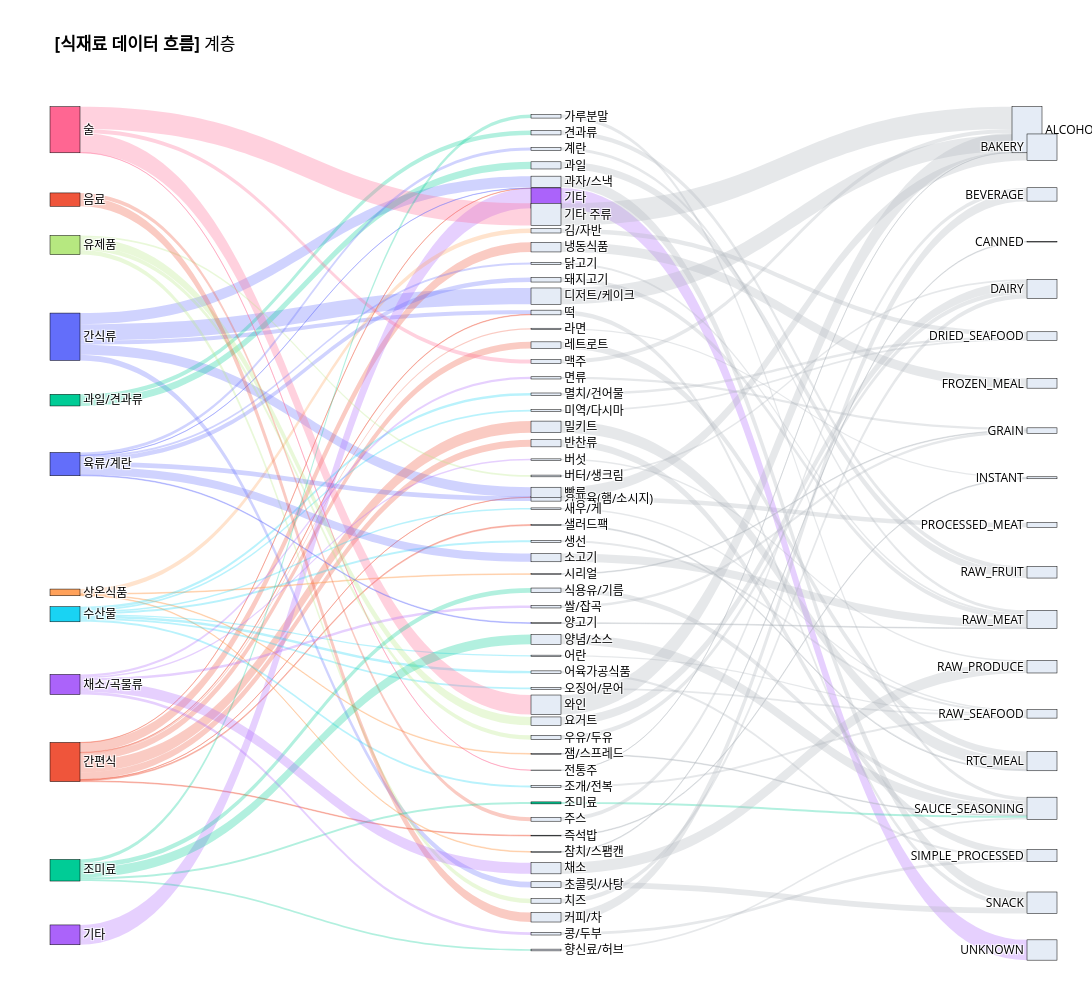

Notebook code for this chart:
### Markdown cell above
### Sankey Diagram 시각화

### Code cell
import plotly.graph_objects as go
import pandas as pd
import numpy as np

# 데이터 흐름 정의 (수직적 위계만 추출)
# 단계 1: 대분류 -> 중분류
l_flow1 = grocery_df.groupby(['category_large', 'category_medium']).size().reset_index(name='v')
# 단계 2: 중분류 -> 아이템 타입
l_flow2 = grocery_df.groupby(['category_medium', 'item_type']).size().reset_index(name='v')

# 노드 이름 고유화 및 인덱싱 (중복 방지를 위해 공백 개수를 다르게 설정)
# 대분류: 이름 + " " (공백 1개)
# 중분류: 이름 + "  " (공백 2개)
# 아이템: 이름 (공백 없음)
unique_l_large = [n + " " for n in sorted(grocery_df['category_large'].unique())]
unique_l_medium = [n + "  " for n in sorted(grocery_df['category_medium'].unique())]
unique_center = sorted(grocery_df['item_type'].unique())

all_nodes = unique_l_large + unique_l_medium + unique_center
node_map = {n: i for i, n in enumerate(all_nodes)}

# 링크 데이터 생성 (이름 겹침 방지 맵핑)
links = []

# 대분류(공백1) -> 중분류(공백2)
for _, r in l_flow1.iterrows():
    links.append({
        's': node_map[r['category_large'] + " "], 
        't': node_map[r['category_medium'] + "  "], 
        'v': r['v']
    })

# 중분류(공백2) -> 아이템 타입(공백0)
for _, r in l_flow2.iterrows():
    links.append({
        's': node_map[r['category_medium'] + "  "], 
        't': node_map[r['item_type']], 
        'v': r['v']
    })

links_df = pd.DataFrame(links)

# 색상 설정
colors = ['#636EFA', '#EF553B', '#00CC96', '#AB63FA', '#FFA15A', '#19D3F3', '#FF6692', '#B6E880']
large_cat_list = sorted(grocery_df['category_large'].unique())
color_map = {cat: colors[i % len(colors)] for i, cat in enumerate(large_cat_list)}

node_colors = []
for n in all_nodes:
    clean_n = n.strip()
    if clean_n in color_map:
        node_colors.append(color_map[clean_n])
    else:
        node_colors.append("#E5ECF6")

link_colors = []
for _, row in links_df.iterrows():
    src_node = all_nodes[row['s']].strip()
    base_color = color_map.get(src_node, "#ABB2B9")
    r, g, b = tuple(int(base_color.lstrip('#')[i:i+2], 16) for i in (0, 2, 4))
    link_colors.append(f"rgba({r}, {g}, {b}, 0.3)")

# 좌표 설정 (직사각형 형태 유지)
x_pos = [0.0]*len(unique_l_large) + [0.5]*len(unique_l_medium) + [1.0]*len(unique_center)

def get_y(n_list):
    if len(n_list) <= 1: return [0.5]
    return [i / (len(n_list) - 1) for i in range(len(n_list))]

y_pos = get_y(unique_l_large) + get_y(unique_l_medium) + get_y(unique_center)

# 시각화
fig = go.Figure(data=[go.Sankey(
    arrangement = "fixed", # 직사각형 고정
    node = dict(
        pad = 20,
        thickness = 30,
        label = [n.strip() for n in all_nodes],
        x = x_pos,
        y = y_pos,
        color = node_colors,
        line = dict(color = "black", width = 0.5)
    ),
    link = dict(
        source = links_df['s'],
        target = links_df['t'],
        value = links_df['v'],
        color = link_colors
    )
)])

fig.update_layout(
    title_text="<b>[식재료 데이터 흐름]</b> 계층 ",
    font=dict(size=12, color="black"),
    width=1600,
    height=1000,
    margin=dict(l=50, r=50, t=100, b=50),
    plot_bgcolor='white',
    paper_bgcolor='white'
)

fig.show()

### Figure 1 — Plotly figure (JSON) as saved in the notebook; plotly's stock layout.template omitted (floating-point values rounded to 4 significant figures)
{"data": [{"arrangement": "fixed", "link": {"color": ["rgba(99, 110, 250, 0.3)", "rgba(99, 110, 250, 0.3)", "rgba(99, 110, 250, 0.3)", "rgba(99, 110, 250, 0.3)", "rgba(99, 110, 250, 0.3)", "rgba(239, 85, 59, 0.3)", "rgba(239, 85, 59, 0.3)", "rgba(239, 85, 59, 0.3)", "rgba(239, 85, 59, 0.3)", "rgba(239, 85, 59, 0.3)", "rgba(239, 85, 59, 0.3)", "rgba(239, 85, 59, 0.3)", "rgba(239, 85, 59, 0.3)", "rgba(239, 85, 59, 0.3)", "rgba(239, 85, 59, 0.3)", "rgba(0, 204, 150, 0.3)", "rgba(0, 204, 150, 0.3)", "rgba(171, 99, 250, 0.3)", "rgba(255, 161, 90, 0.3)", "rgba(255, 161, 90, 0.3)", "rgba(255, 161, 90, 0.3)", "rgba(255, 161, 90, 0.3)", "rgba(25, 211, 243, 0.3)", "rgba(25, 211, 243, 0.3)", "rgba(25, 211, 243, 0.3)", "rgba(25, 211, 243, 0.3)", "rgba(25, 211, 243, 0.3)", "rgba(25, 211, 243, 0.3)", "rgba(25, 211, 243, 0.3)", "rgba(25, 211, 243, 0.3)", "rgba(255, 102, 146, 0.3)", "rgba(255, 102, 146, 0.3)", "rgba(255, 102, 146, 0.3)", "rgba(255, 102, 146, 0.3)", "rgba(182, 232, 128, 0.3)", "rgba(182, 232, 128, 0.3)", "rgba(182, 232, 128, 0.3)", "rgba(182, 232, 128, 0.3)", "rgba(99, 110, 250, 0.3)", "rgba(99, 110, 250, 0.3)", "rgba(99, 110, 250, 0.3)", "rgba(99, 110, 250, 0.3)", "rgba(99, 110, 250, 0.3)", "rgba(99, 110, 250, 0.3)", "rgba(99, 110, 250, 0.3)", "rgba(239, 85, 59, 0.3)", "rgba(239, 85, 59, 0.3)", "rgba(0, 204, 150, 0.3)", "rgba(0, 204, 150, 0.3)", "rgba(0, 204, 150, 0.3)", "rgba(0, 204, 150, 0.3)", "rgba(0, 204, 150, 0.3)", "rgba(171, 99, 250, 0.3)", "rgba(171, 99, 250, 0.3)", "rgba(171, 99, 250, 0.3)", "rgba(171, 99, 250, 0.3)", "rgba(171, 99, 250, 0.3)", "rgba(171, 178, 185, 0.3)", "rgba(171, 178, 185, 0.3)", "rgba(171, 178, 185, 0.3)", "rgba(171, 178, 185, 0.3)", "rgba(171, 178, 185, 0.3)", "rgba(171, 178, 185, 0.3)", "rgba(171, 99, 250, 0.3)", "rgba(171, 178, 185, 0.3)", "rgba(171, 178, 185, 0.3)", "rgba(171, 178, 185, 0.3)", "rgba(171, 178, 185, 0.3)", "rgba(171, 178, 185, 0.3)", "rgba(171, 178, 185, 0.3)", "rgba(171, 178, 185, 0.3)", "rgba(171, 178, 185, 0.3)", "rgba(171, 178, 185, 0.3)", "rgba(171, 178, 185, 0.3)", "rgba(171, 178, 185, 0.3)", "rgba(171, 178, 185, 0.3)", "rgba(171, 178, 185, 0.3)", "rgba(171, 178, 185, 0.3)", "rgba(171, 178, 185, 0.3)", "rgba(171, 178, 185, 0.3)", "rgba(171, 178, 185, 0.3)", "rgba(171, 178, 185, 0.3)", "rgba(171, 178, 185, 0.3)", "rgba(171, 178, 185, 0.3)", "rgba(171, 178, 185, 0.3)", "rgba(171, 178, 185, 0.3)", "rgba(171, 178, 185, 0.3)", "rgba(171, 178, 185, 0.3)", "rgba(171, 178, 185, 0.3)", "rgba(171, 178, 185, 0.3)", "rgba(171, 178, 185, 0.3)", "rgba(171, 178, 185, 0.3)", "rgba(171, 178, 185, 0.3)", "rgba(171, 178, 185, 0.3)", "rgba(171, 178, 185, 0.3)", "rgba(171, 178, 185, 0.3)", "rgba(171, 178, 185, 0.3)", "rgba(171, 178, 185, 0.3)", "rgba(171, 178, 185, 0.3)", "rgba(171, 178, 185, 0.3)", "rgba(0, 204, 150, 0.3)", "rgba(171, 178, 185, 0.3)", "rgba(171, 178, 185, 0.3)", "rgba(171, 178, 185, 0.3)", "rgba(171, 178, 185, 0.3)", "rgba(171, 178, 185, 0.3)", "rgba(171, 178, 185, 0.3)", "rgba(171, 178, 185, 0.3)", "rgba(171, 178, 185, 0.3)", "rgba(171, 178, 185, 0.3)"], "source": [0, 0, 0, 0, 0, 1, 1, 1, 1, 1, 1, 1, 1, 1, 1, 2, 2, 3, 4, 4, 4, 4, 5, 5, 5, 5, 5, 5, 5, 5, 6, 6, 6, 6, 7, 7, 7, 7, 8, 8, 8, 8, 8, 8, 8, 9, 9, 10, 10, 10, 10, 10, 11, 11, 11, 11, 11, 12, 13, 14, 15, 16, 17, 18, 19, 20, 21, 22, 23, 24, 25, 26, 27, 28, 29, 30, 31, 32, 33, 34, 35, 36, 37, 38, 39, 40, 41, 42, 43, 44, 45, 46, 47, 48, 49, 50, 51, 52, 53, 54, 55, 56, 57, 58, 59, 60, 61, 62, 63, 64], "target": [17, 24, 25, 36, 60, 18, 21, 25, 26, 27, 32, 33, 36, 38, 57, 14, 16, 18, 20, 41, 52, 58, 30, 31, 37, 39, 46, 47, 48, 54, 19, 28, 49, 53, 35, 50, 51, 61, 12, 15, 18, 22, 23, 40, 44, 56, 62, 13, 42, 45, 55, 64, 29, 34, 43, 59, 63, 74, 80, 75, 76, 75, 82, 83, 65, 70, 71, 76, 76, 66, 82, 73, 79, 65, 72, 70, 70, 79, 81, 77, 69, 66, 78, 79, 78, 76, 72, 80, 72, 76, 80, 78, 81, 78, 65, 69, 69, 80, 65, 78, 80, 67, 73, 68, 77, 82, 69, 67, 81, 80], "value": [45, 66, 17, 40, 23, 1, 39, 2, 5, 27, 47, 29, 1, 4, 3, 18, 29, 80, 18, 3, 3, 3, 10, 7, 6, 8, 5, 10, 7, 8, 90, 16, 79, 1, 7, 34, 18, 18, 19, 12, 1, 8, 18, 33, 3, 16, 38, 14, 19, 39, 8, 7, 9, 6, 10, 45, 11, 19, 14, 18, 12, 29, 45, 82, 90, 18, 39, 8, 18, 66, 19, 5, 27, 16, 9, 10, 7, 47, 29, 6, 7, 41, 6, 4, 8, 33, 3, 19, 10, 3, 39, 5, 10, 7, 79, 34, 18, 3, 1, 8, 8, 16, 3, 3, 45, 23, 18, 38, 11, 7]}, "node": {"color": ["#636EFA", "#EF553B", "#00CC96", "#AB63FA", "#FFA15A", "#19D3F3", "#FF6692", "#B6E880", "#636EFA", "#EF553B", "#00CC96", "#AB63FA", "#E5ECF6", "#E5ECF6", "#E5ECF6", "#E5ECF6", "#E5ECF6", "#E5ECF6", "#AB63FA", "#E5ECF6", "#E5ECF6", "#E5ECF6", "#E5ECF6", "#E5ECF6", "#E5ECF6", "#E5ECF6", "#E5ECF6", "#E5ECF6", "#E5ECF6", "#E5ECF6", "#E5ECF6", "#E5ECF6", "#E5ECF6", "#E5ECF6", "#E5ECF6", "#E5ECF6", "#E5ECF6", "#E5ECF6", "#E5ECF6", "#E5ECF6", "#E5ECF6", "#E5ECF6", "#E5ECF6", "#E5ECF6", "#E5ECF6", "#E5ECF6", "#E5ECF6", "#E5ECF6", "#E5ECF6", "#E5ECF6", "#E5ECF6", "#E5ECF6", "#E5ECF6", "#E5ECF6", "#E5ECF6", "#00CC96", "#E5ECF6", "#E5ECF6", "#E5ECF6", "#E5ECF6", "#E5ECF6", "#E5ECF6", "#E5ECF6", "#E5ECF6", "#E5ECF6", "#E5ECF6", "#E5ECF6", "#E5ECF6", "#E5ECF6", "#E5ECF6", "#E5ECF6", "#E5ECF6", "#E5ECF6", "#E5ECF6", "#E5ECF6", "#E5ECF6", "#E5ECF6", "#E5ECF6", "#E5ECF6", "#E5ECF6", "#E5ECF6", "#E5ECF6", "#E5ECF6", "#E5ECF6"], "label": ["간식류", "간편식", "과일/견과류", "기타", "상온식품", "수산물", "술", "유제품", "육류/계란", "음료", "조미료", "채소/곡물류", "가공육(햄/소시지)", "가루분말", "견과류", "계란", "과일", "과자/스낵", "기타", "기타 주류", "김/자반", "냉동식품", "닭고기", "돼지고기", "디저트/케이크", "떡", "라면", "레트로트", "맥주", "면류", "멸치/건어물", "미역/다시마", "밀키트", "반찬류", "버섯", "버터/생크림", "빵류", "새우/게", "샐러드팩", "생선", "소고기", "시리얼", "식용유/기름", "쌀/잡곡", "양고기", "양념/소스", "어란", "어육가공식품", "오징어/문어", "와인", "요거트", "우유/두유", "잼/스프레드", "전통주", "조개/전복", "조미료", "주스", "즉석밥", "참치/스팸캔", "채소", "초콜릿/사탕", "치즈", "커피/차", "콩/두부", "향신료/허브", "ALCOHOL", "BAKERY", "BEVERAGE", "CANNED", "DAIRY", "DRIED_SEAFOOD", "FROZEN_MEAL", "GRAIN", "INSTANT", "PROCESSED_MEAT", "RAW_FRUIT", "RAW_MEAT", "RAW_PRODUCE", "RAW_SEAFOOD", "RTC_MEAL", "SAUCE_SEASONING", "SIMPLE_PROCESSED", "SNACK", "UNKNOWN"], "line": {"color": "black", "width": 0.5}, "pad": 20, "thickness": 30, "x": [0, 0, 0, 0, 0, 0, 0, 0, 0, 0, 0, 0, 0.5, 0.5, 0.5, 0.5, 0.5, 0.5, 0.5, 0.5, 0.5, 0.5, 0.5, 0.5, 0.5, 0.5, 0.5, 0.5, 0.5, 0.5, 0.5, 0.5, 0.5, 0.5, 0.5, 0.5, 0.5, 0.5, 0.5, 0.5, 0.5, 0.5, 0.5, 0.5, 0.5, 0.5, 0.5, 0.5, 0.5, 0.5, 0.5, 0.5, 0.5, 0.5, 0.5, 0.5, 0.5, 0.5, 0.5, 0.5, 0.5, 0.5, 0.5, 0.5, 0.5, 1, 1, 1, 1, 1, 1, 1, 1, 1, 1, 1, 1, 1, 1, 1, 1, 1, 1, 1], "y": [0, 0.09091, 0.1818, 0.2727, 0.3636, 0.4545, 0.5455, 0.6364, 0.7273, 0.8182, 0.9091, 1, 0, 0.01923, 0.03846, 0.05769, 0.07692, 0.09615, 0.1154, 0.1346, 0.1538, 0.1731, 0.1923, 0.2115, 0.2308, 0.25, 0.2692, 0.2885, 0.3077, 0.3269, 0.3462, 0.3654, 0.3846, 0.4038, 0.4231, 0.4423, 0.4615, 0.4808, 0.5, 0.5192, 0.5385, 0.5577, 0.5769, 0.5962, 0.6154, 0.6346, 0.6538, 0.6731, 0.6923, 0.7115, 0.7308, 0.75, 0.7692, 0.7885, 0.8077, 0.8269, 0.8462, 0.8654, 0.8846, 0.9038, 0.9231, 0.9423, 0.9615, 0.9808, 1, 0, 0.05556, 0.1111, 0.1667, 0.2222, 0.2778, 0.3333, 0.3889, 0.4444, 0.5, 0.5556, 0.6111, 0.6667, 0.7222, 0.7778, 0.8333, 0.8889, 0.9444, 1]}, "type": "sankey"}], "layout": {"font": {"color": "black", "size": 12}, "height": 1000, "margin": {"b": 50, "l": 50, "r": 50, "t": 100}, "paper_bgcolor": "white", "plot_bgcolor": "white", "title": {"text": "<b>[식재료 데이터 흐름]</b> 계층 "}, "width": 1600}}
